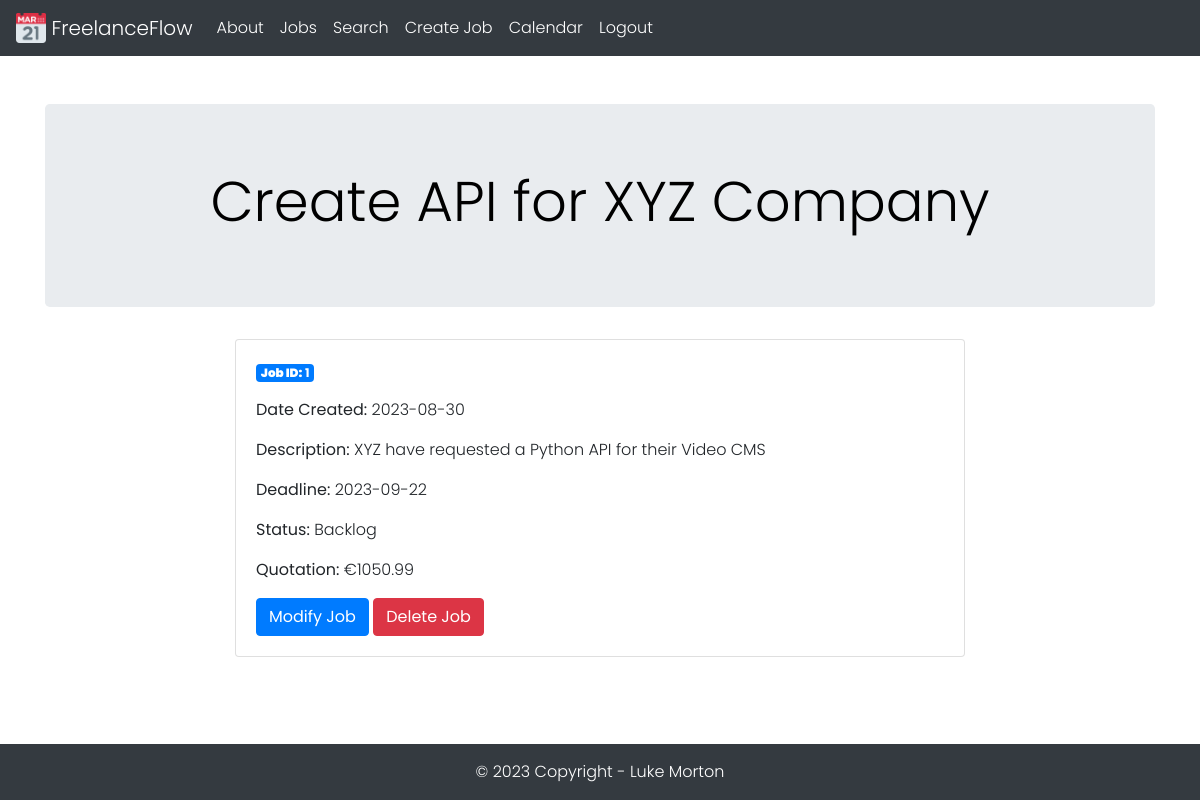
/1 (signed in), run on the app's committed database.
### tables this page shows
CREATE TABLE Jobs (
    jobid INTEGER PRIMARY KEY AUTOINCREMENT,
    title TEXT NOT NULL,
    description TEXT NOT NULL,
    datecreated TEXT NOT NULL,
    deadline TEXT NOT NULL,
    status TEXT NOT NULL,
    quotation REAL NOT NULL,
    createdby INTEGER,
    FOREIGN KEY (createdby) REFERENCES Users(userid)
);

### application.py (the view)
@app.route('/<int:job_id>')
@login_required
def job(job_id):
    job = get_job(job_id)
    return render_template('job.html', job=job)

### application.py (called while the page is built)
def database_connection():
    conn = sqlite3.connect('freelanceflow.db')
    conn.row_factory = sqlite3.Row
    return conn

@login_manager.user_loader
def load_user(user_id):
    conn = database_connection()
    user_data = conn.execute('SELECT * FROM Users WHERE userid = ?', (user_id,)).fetchone()
    conn.close()
    if user_data is None:
        return None
    user = User(user_data['userid'], user_data['emailaddress'], user_data['password'], user_data['firstname'], user_data['lastname'], user_data['username'], user_data['accounttype'])
    return user

def get_job(job_id):
    conn = database_connection()
    job = conn.execute('SELECT * FROM Jobs WHERE jobid = ?', (job_id,)).fetchone()
    conn.close()
    if job is None:
        abort(404)
    return job

### templates/job.html (shortened to what this page needs)
{% extends 'base.html' %}
{% block jumbotron_title %} {{ job['title'] }} {% endblock %}
{% block content %}
    <div class="container">
        <div class="row justify-content-center">
            <div class="col-md-8">
                <div class="card">
                    <div class="card-body">
                        <p class="badge badge-primary"><strong>Job ID:</strong> {{ job['jobid'] }}</p>
                        <p class="card-text"><strong>Date Created:</strong> {{ job['datecreated'] }}</p>
                        <p class="card-text"><strong>Description:</strong> {{ job['description'] }}</p>
                        <p class="card-text"><strong>Deadline:</strong> {{ job['deadline'] }}</p>
                        <p class="card-text"><strong>Status:</strong> {{ job['status'] }}</p>
                        <p class="card-text"><strong>Quotation:</strong> €{{ job['quotation'] }}</p>
                        <a href="{{ url_for('modifyjob', job_id=job['jobid']) }}" class="btn btn-primary">Modify Job</a>
                        <a href="{{ url_for('deletejob', job_id=job['jobid']) }}" class="btn btn-danger" onclick="return confirm('Are you sure you want to delete this job?')">Delete Job</a>
                    </div>
                </div>
            </div>
        </div>
    </div>
{% endblock %}

### static/css/style.css (style rules this page uses)
* { margin: 0 }
html, body { width: 100%; }
body { background-color: rgb(255, 255, 255); font-family: 'Poppins', sans-serif; font-weight: 300; padding-bottom: 120px; }

### data on the page
Jobs: title "Create API for XYZ Company", jobid "1", datecreated "2023-08-30", description "XYZ have requested a Python API for their Video CMS", deadline "2023-09-22", status "Backlog", quotation "1050.99"
